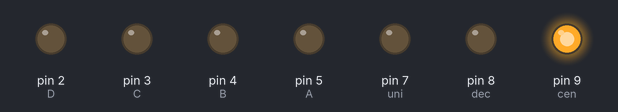
Bench run of a sketch on a simulated Arduino Uno, built with avr-gcc and run on an emulated ATmega328P. Parts: output pins drawn as LEDs (lit = HIGH).

Above: at 0.05 s.
At 5.05 s:
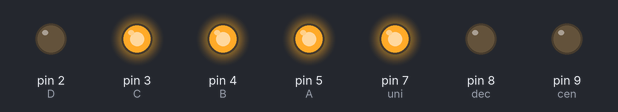
At 10.05 s:
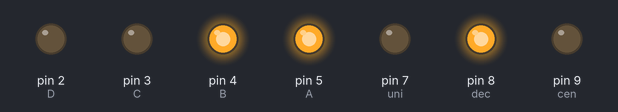
At 19.95 s:
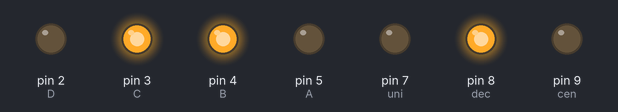
At 29.86 s:
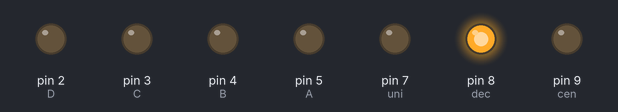
At 39.86 s:
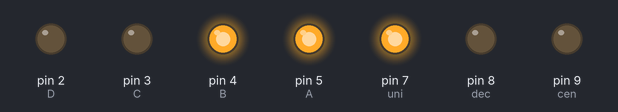
Timing chart, 0 to 40.0 s (numbered marks = the images above):
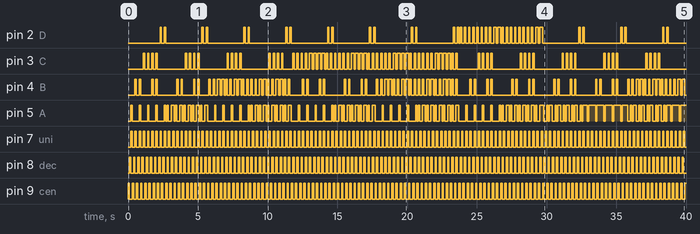

Measured:
- by itself, pin 2 (D): LOW → HIGH at 2.3 s, → LOW 0.10 s later, → HIGH 0.20 s later, → LOW 0.10 s later, … (84 changes in this stretch)
- by itself, pin 3 (C): LOW → HIGH at 1.1 s, → LOW 0.10 s later, → HIGH 0.20 s later, → LOW 0.10 s later, … (152 changes in this stretch)
- by itself, pin 4 (B): LOW → HIGH at 0.50 s, → LOW 0.10 s later, → HIGH 0.20 s later, → LOW 0.10 s later, … (172 changes in this stretch)
- by itself, pin 5 (A): LOW → HIGH at 0.20 s, → LOW 0.10 s later, → HIGH 0.50 s later, → LOW 0.10 s later, … (203 changes in this stretch)
- by itself, pin 7 (uni), pin 8 (dec), pin 9 (cen): alternates HIGH for 0.10 s and LOW for 0.20 s

The sketch:

Contador_0_a_200.ino
```cpp
int A=5;  // pin de salida para display
int B=4;  // pin de salida para display
int C=3;  // pin de salida para display
int D=2;  // pin de salida para display
int i=0;  // variable de conteo
int cen=9;  // pin de activacion centenas
int dec=8;  // pin de activacion decenas
int uni=7;  //pin de activacion unidades
int centenas; // variable de almacenamiento de centenas
int decenas; // variable de almacenamiento de decenas
int unidades; // variable de almacenamiento de unidades
void setup(){
 pinMode(A,OUTPUT); // configuracion de pin
 pinMode(B,OUTPUT); // configuracion de pin
 pinMode(C,OUTPUT); // configuracion de pin
 pinMode(D,OUTPUT); // configuracion de pin
pinMode(cen,OUTPUT); // configuracion de pin
pinMode(dec,OUTPUT); // configuracion de pin
pinMode(uni,OUTPUT); // configuracion de pin

}

void loop(){
if(i<200)// aumento de variable
{
     i++; //valor de aumento
     centenas=i/100;  //valor centenas
     decenas=(i-(centenas*100))/10;  //valor de decenas
     unidades= i-(centenas*100+decenas*10); //valor unidades
}
else{
    i=0; // reset conteo
    centenas=0;  //reset centenas
    decenas=0;  // reset decenas
    unidades=0; // reset unidades
}
digitalWrite(cen,HIGH); //activacion de pin de centenas
 digitalWrite(dec,LOW); //desactivacion de pin de decenas
 digitalWrite(uni,LOW); //desactivacion de pin de unidades
 contador(centenas);
 delay(100);  // espero
 digitalWrite(cen,LOW); //desactivacion de pin de centenas
 digitalWrite(dec,HIGH);  //activacion de pin de decenas
 digitalWrite(uni,LOW);  //desactivacion de pin de unidades
 contador(decenas);    // llamo metodo de visualizacion
 delay(100);  // espero
 digitalWrite(cen,LOW); //desactivacion de pin de centenas
digitalWrite(dec,LOW);  // desactivacion de pin de decenas
 digitalWrite(uni,HIGH);  // activacion de pin de unidades
 contador(unidades);  // llamo metodo de visualizacion
 delay(100); // espero
}


void contador (int j){
switch(j){
  //0
  case 0:
digitalWrite(A,LOW);
digitalWrite(B,LOW);
digitalWrite(C,LOW);
digitalWrite(D,LOW);
break;
//1
 case 1:
digitalWrite(A,HIGH);
digitalWrite(B,LOW);
digitalWrite(C,LOW);
digitalWrite(D,LOW);
break;
//2
case 2:
digitalWrite(A,LOW);
digitalWrite(B,HIGH);
digitalWrite(C,LOW);
digitalWrite(D,LOW);
break;
//3
case 3:
digitalWrite(A,HIGH);
digitalWrite(B,HIGH);
digitalWrite(C,LOW);
digitalWrite(D,LOW);
break;
//4
case 4:
digitalWrite(A,LOW);
digitalWrite(B,LOW);
digitalWrite(C,HIGH);
digitalWrite(D,LOW);
break;
//5
case 5:
digitalWrite(A,HIGH);
digitalWrite(B,LOW);
digitalWrite(C,HIGH);
digitalWrite(D,LOW);
break;
//6
case 6:
digitalWrite(A,LOW);
digitalWrite(B,HIGH);
digitalWrite(C,HIGH);
digitalWrite(D,LOW);
break;
//7
case 7:
digitalWrite(A,HIGH);
digitalWrite(B,HIGH);
digitalWrite(C,HIGH);
digitalWrite(D,LOW);
break;
//8
case 8:
digitalWrite(A,LOW);
digitalWrite(B,LOW);
digitalWrite(C,LOW);
digitalWrite(D,HIGH);
break;
//9
case 9:
digitalWrite(A,HIGH);
digitalWrite(B,LOW);
digitalWrite(C,LOW);
digitalWrite(D,HIGH);
break;
}
}
```
